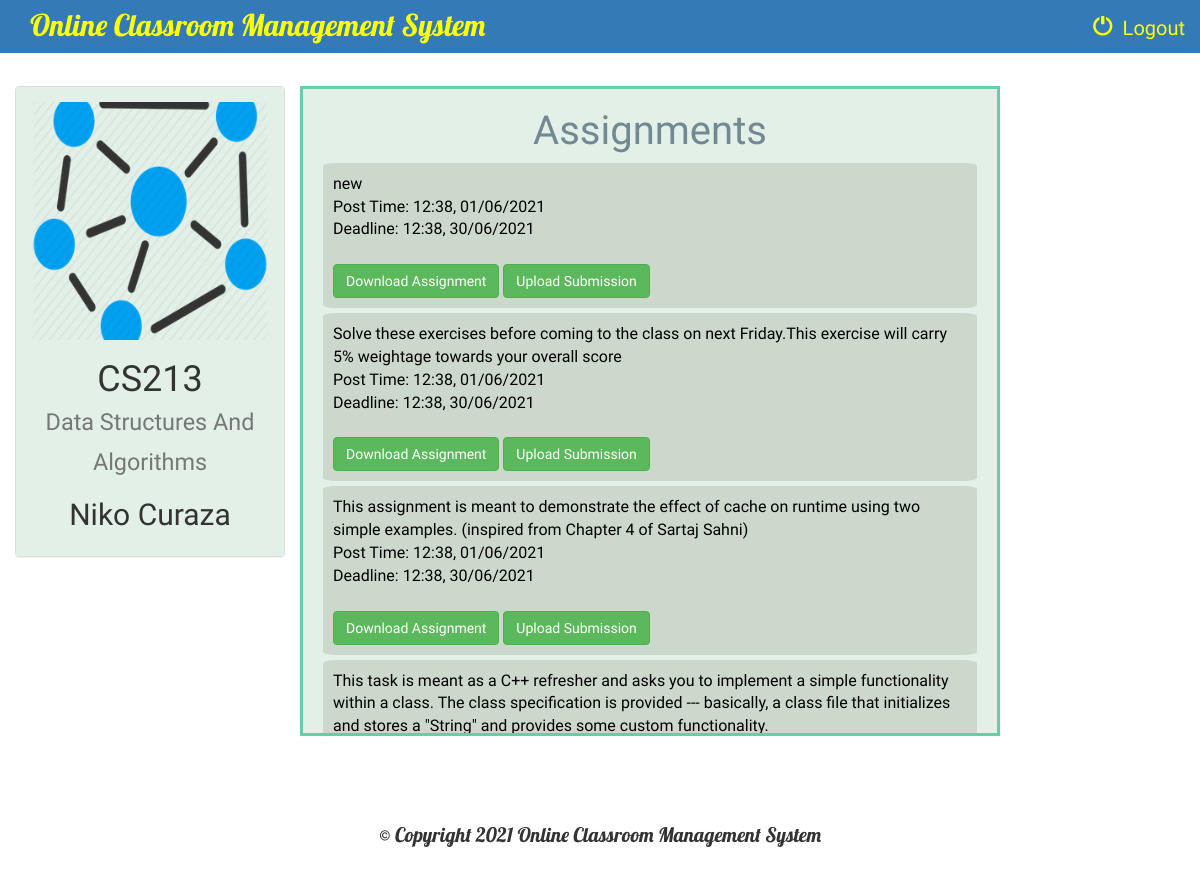
The page /course/1/view_assignments/ (signed in) on the database its author committed.
### instructor/models.py (models this page shows, shortened)
class Course(models.Model):
    name = models.CharField(max_length=100)
    code = models.CharField(max_length=100)
    instructor = models.ForeignKey(Instructor, on_delete=models.CASCADE)
    course_logo = models.FileField(default=1)

class Instructor(models.Model):
    user = models.ForeignKey(User,on_delete=models.CASCADE, default=1)
    name = models.CharField(max_length=100)
    information = models.CharField(max_length=1000,default=1)
    def __str__(self):
        return self.name

class Assignment(models.Model):
    description = models.CharField(max_length=1000, default='')
    file = models.FileField(default='')
    course = models.ForeignKey(Course,on_delete=models.CASCADE)
    post_time = models.CharField(max_length=100)
    deadline = models.CharField(max_length=100)

### course/views.py (the view)
# urls.py: path('<int:course_id>/view_assignments/', views.view_assignments, name='view_assignments'),
@login_required
def view_assignments(request, course_id):
    course = Course.objects.get(id=course_id)
    assignments = Assignment.objects.filter(course=course)
    context = {
        'course' : course,
        'assignments' : assignments,
    }
    return render(request,'course/view_assignments.html',context)

### course/templates/course/view_assignments.html (shortened to what this page needs)
{% extends 'course/basic_page.html' %}
{% block body %}
<br>
<div class="container-fluid songs-container" >
    <div class="row">
    <div class="col-sm-6 col-md-3">
            <div class="panel panel-default">
                <div class="panel-body" style="background-color: #e3f0e8;border: 0px solid #66cdaa;">
                    <a href="{% url 'course:detail' course.id %}">
                        {% if course.course_logo %}
                            <img src="{{ course.course_logo.url }}" class="img-responsive">
                        {% else %}
                            <h3>No image to display</h3>
                        {% endif %}
                    </a>
                    <h1 align="center">{{ course.code }}<br> <small>{{ course.name }}</small></h1>
                    <h2 align="center">{{ course.instructor }}</h2>
                </div>
            </div>
        </div>
        <div class="col-sm-7" style="align:center; overflow-y: scroll; height:650px;border: 3px solid #66cdaa;background-color:#e3f0e8;color:black;font-family: 'Abhaya Libre';font-size:16px;">
        <h3 align="center"; style="text-align:center;font-family:Volkhov,cursive;font-size:40px;color: #728892">Assignments</h3>
    {% for assignment in assignments reversed %}
<div style="background-color:#CDD8CD; border-radius:2%;padding:10px; margin:5px">
        {{ assignment.description }}<br>
        Post Time: {{ assignment.post_time }}<br>
        Deadline: {{ assignment.deadline }}<br><br>
        <a href="{{ assignment.file.url }}">
        <button type="submit" class="btn btn-success">Download Assignment</button></a>
        <a href="{% url 'course:upload_submission' assignment.id %}">
        <button type="submit" class="btn btn-success">Upload Submission</button></a>
        <br>
</div>
    {% endfor %}
        </div><br><br><br>
</div>
</div><br><br><br>
{% endblock %}

### course/templates/course/basic_page.html (style rules this page uses)
a { color: yellow; }
body { background: url('') no-repeat center center fixed; background-size: cover; font-family: Ledger;font-size: 20px; }

### rows shown on the page
Course: course_logo (picture), code "CS213", name "Data Structures And Algorithms", instructor "Niko Curaza"
Assignment: description "new", post_time "12:38, 01/06/2021", deadline "12:38, 30/06/2021"
Assignment: description "Solve these exercises before coming to the class on next Friday.This exercise will carry 5% weightage towards your overall score", post_time "12:38, 01/06/2021", deadline "12:38, 30/06/2021"
Assignment: description "This assignment is meant to demonstrate the effect of cache on runtime using two simple examples. (inspired from Chapter 4 of Sartaj Sahni)", post_time "12:38, 01/06/2021", deadline "12:38, 30/06/2021"
Assignment: description "This task is meant as a C++ refresher and asks you to implement a simple functionality within a class. The class specification is provided --- basically, a class file that initializes and stores a \"String\" and provides some custom functionality."
